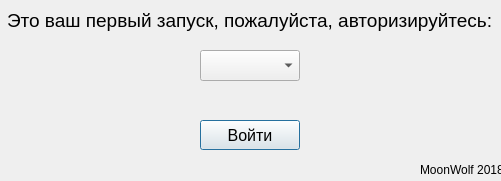
<?xml version="1.0" encoding="UTF-8"?>
<ui version="4.0">
 <class>StartWindow</class>
 <widget class="QDialog" name="StartWindow">
  <property name="geometry">
   <rect>
    <x>0</x>
    <y>0</y>
    <width>501</width>
    <height>181</height>
   </rect>
  </property>
  <property name="windowTitle">
   <string>Авторизация</string>
  </property>
  <property name="windowIcon">
   <iconset resource="pic.qrc">
    <normaloff>:/new/prefix1/ico2.ico</normaloff>:/new/prefix1/ico2.ico</iconset>
  </property>
  <widget class="QPushButton" name="EnterSystem">
   <property name="geometry">
    <rect>
     <x>200</x>
     <y>120</y>
     <width>100</width>
     <height>30</height>
    </rect>
   </property>
   <property name="font">
    <font>
     <pointsize>12</pointsize>
    </font>
   </property>
   <property name="text">
    <string>Войти</string>
   </property>
  </widget>
  <widget class="QLabel" name="label_2">
   <property name="geometry">
    <rect>
     <x>420</x>
     <y>160</y>
     <width>81</width>
     <height>20</height>
    </rect>
   </property>
   <property name="text">
    <string>MoonWolf 2018</string>
   </property>
  </widget>
  <widget class="QLabel" name="label">
   <property name="geometry">
    <rect>
     <x>7</x>
     <y>10</y>
     <width>491</width>
     <height>21</height>
    </rect>
   </property>
   <property name="font">
    <font>
     <pointsize>14</pointsize>
    </font>
   </property>
   <property name="text">
    <string>Это ваш первый запуск, пожалуйста, авторизируйтесь:</string>
   </property>
  </widget>
  <widget class="QComboBox" name="comboBoxWriters">
   <property name="geometry">
    <rect>
     <x>200</x>
     <y>50</y>
     <width>100</width>
     <height>31</height>
    </rect>
   </property>
   <property name="font">
    <font>
     <pointsize>14</pointsize>
     <weight>50</weight>
     <italic>false</italic>
     <bold>false</bold>
    </font>
   </property>
   <item>
    <property name="text">
     <string/>
    </property>
   </item>
   <item>
    <property name="text">
     <string>Ян</string>
    </property>
   </item>
   <item>
    <property name="text">
     <string>Вася</string>
    </property>
   </item>
   <item>
    <property name="text">
     <string>Яша</string>
    </property>
   </item>
  </widget>
 </widget>
 <resources>
  <include location="pic.qrc"/>
 </resources>
 <connections/>
</ui>
